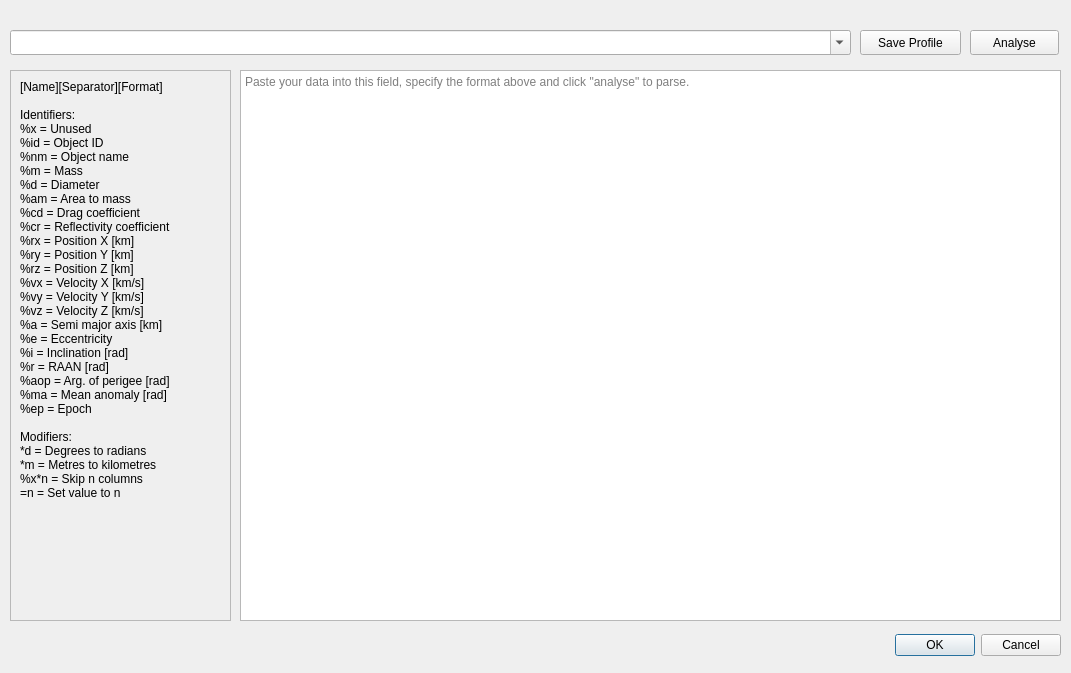
<?xml version="1.0" encoding="UTF-8"?>
<ui version="4.0">
 <class>DataParser</class>
 <widget class="QDialog" name="DataParser">
  <property name="geometry">
   <rect>
    <x>0</x>
    <y>0</y>
    <width>1071</width>
    <height>673</height>
   </rect>
  </property>
  <property name="windowTitle">
   <string>OPI Data Parser</string>
  </property>
  <widget class="QDialogButtonBox" name="buttonBox">
   <property name="geometry">
    <rect>
     <x>720</x>
     <y>630</y>
     <width>341</width>
     <height>31</height>
    </rect>
   </property>
   <property name="orientation">
    <enum>Qt::Horizontal</enum>
   </property>
   <property name="standardButtons">
    <set>QDialogButtonBox::Cancel|QDialogButtonBox::Ok</set>
   </property>
  </widget>
  <widget class="QTextEdit" name="teParsablePopulation">
   <property name="geometry">
    <rect>
     <x>240</x>
     <y>70</y>
     <width>821</width>
     <height>551</height>
    </rect>
   </property>
   <property name="lineWrapMode">
    <enum>QTextEdit::NoWrap</enum>
   </property>
   <property name="placeholderText">
    <string>Paste your data into this field, specify the format above and click &quot;analyse&quot; to parse.</string>
   </property>
  </widget>
  <widget class="QFrame" name="frame">
   <property name="geometry">
    <rect>
     <x>10</x>
     <y>70</y>
     <width>221</width>
     <height>551</height>
    </rect>
   </property>
   <property name="frameShape">
    <enum>QFrame::StyledPanel</enum>
   </property>
   <property name="frameShadow">
    <enum>QFrame::Raised</enum>
   </property>
   <widget class="QLabel" name="lblLegend">
    <property name="geometry">
     <rect>
      <x>10</x>
      <y>10</y>
      <width>201</width>
      <height>531</height>
     </rect>
    </property>
    <property name="text">
     <string>[Name][Separator][Format]

Identifiers:
%x = Unused
%id = Object ID
%nm = Object name
%m = Mass
%d = Diameter
%am = Area to mass
%cd = Drag coefficient
%cr = Reflectivity coefficient
%rx = Position X [km]
%ry = Position Y [km]
%rz = Position Z [km]
%vx = Velocity X [km/s]
%vy = Velocity Y [km/s]
%vz = Velocity Z [km/s]
%a = Semi major axis [km]
%e = Eccentricity
%i = Inclination [rad]
%r = RAAN [rad]
%aop = Arg. of perigee [rad]
%ma = Mean anomaly [rad]
%ep = Epoch

Modifiers:
*d = Degrees to radians
*m = Metres to kilometres
%x*n = Skip n columns
=n = Set value to n



</string>
    </property>
    <property name="alignment">
     <set>Qt::AlignLeading|Qt::AlignLeft|Qt::AlignTop</set>
    </property>
    <property name="wordWrap">
     <bool>true</bool>
    </property>
   </widget>
  </widget>
  <widget class="QComboBox" name="cmbParseProfiles">
   <property name="geometry">
    <rect>
     <x>10</x>
     <y>30</y>
     <width>841</width>
     <height>25</height>
    </rect>
   </property>
   <property name="editable">
    <bool>true</bool>
   </property>
  </widget>
  <widget class="QPushButton" name="btnSaveProfile">
   <property name="geometry">
    <rect>
     <x>860</x>
     <y>30</y>
     <width>101</width>
     <height>25</height>
    </rect>
   </property>
   <property name="text">
    <string>Save Profile</string>
   </property>
  </widget>
  <widget class="QPushButton" name="btnAnalyse">
   <property name="geometry">
    <rect>
     <x>970</x>
     <y>30</y>
     <width>89</width>
     <height>25</height>
    </rect>
   </property>
   <property name="text">
    <string>Analyse</string>
   </property>
  </widget>
 </widget>
 <resources/>
 <connections>
  <connection>
   <sender>buttonBox</sender>
   <signal>accepted()</signal>
   <receiver>DataParser</receiver>
   <slot>accept()</slot>
   <hints>
    <hint type="sourcelabel">
     <x>248</x>
     <y>254</y>
    </hint>
    <hint type="destinationlabel">
     <x>157</x>
     <y>274</y>
    </hint>
   </hints>
  </connection>
  <connection>
   <sender>buttonBox</sender>
   <signal>rejected()</signal>
   <receiver>DataParser</receiver>
   <slot>reject()</slot>
   <hints>
    <hint type="sourcelabel">
     <x>316</x>
     <y>260</y>
    </hint>
    <hint type="destinationlabel">
     <x>286</x>
     <y>274</y>
    </hint>
   </hints>
  </connection>
 </connections>
</ui>
